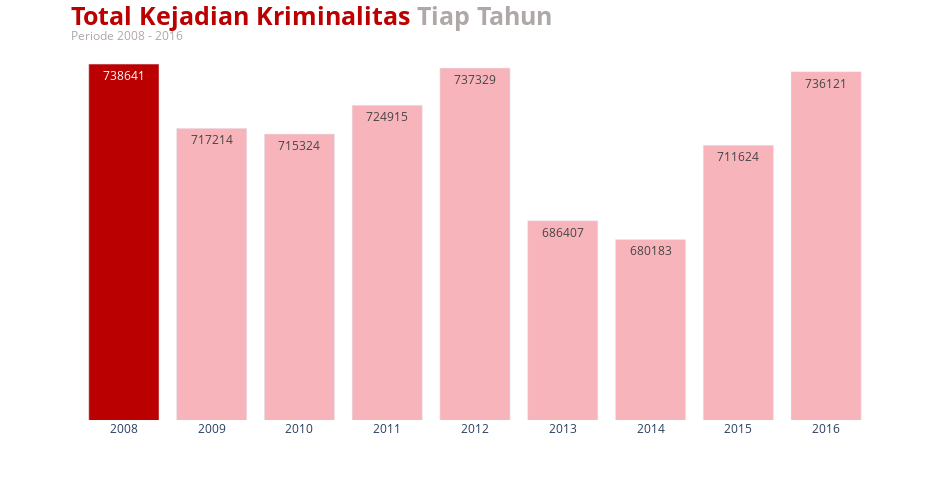

The cell this chart's notebook holds for it:
### Code cell
import plotly.express as px
import plotly.graph_objects as go
from plotly.subplots import make_subplots

fig = px.bar(
    total_crime_per_year,
    x = 'year',
    y = 'total_crime',
    orientation = 'v',
    text_auto = True,
    hover_data = ['presentase']
)

fig.update_layout(
    width = 950,
    height = 500,
    xaxis_title = '',
    yaxis_title = '',
    showlegend = False,
    plot_bgcolor = 'rgba(0, 0, 0, 0)',
    title = dict(
        text = '<b><span style="color:#BA0001">Total Kejadian Kriminalitas</span> Tiap Tahun</b><br><sup><sup>Periode 2008 - 2016</sup></sup>',
        font = dict(
            size = 25,
            color = '#B0A7A7'
        ),
        y = 0.95,
        x = 0.075
    )
)

fig.update_yaxes(
    showticklabels = False,
    range = [620000, 740000], 
    automargin = True
)

fig.update_traces(
    marker_color = total_crime_per_year['color'].tolist(),
    texttemplate='%{y:.0f}',
    textposition = 'inside',
    hovertemplate = '<b>%{label}</b><br>Total Crime = %{value:.0f}<br>Growth YtD = %{customdata[0]}'
)

fig.show()

### Figure 1 — Plotly figure (JSON) as saved in the notebook; plotly's stock layout.template omitted (floating-point values rounded to 4 significant figures)
{"data": [{"alignmentgroup": "True", "customdata": [["nan%"], ["-2.90%"], ["-0.26%"], ["1.34%"], ["1.71%"], ["-6.91%"], ["-0.91%"], ["4.62%"], ["3.44%"]], "hovertemplate": "<b>%{label}</b><br>Total Crime = %{value:.0f}<br>Growth YtD = %{customdata[0]}", "legendgroup": "", "marker": {"color": ["#BA0001", "#F7B4BB", "#F7B4BB", "#F7B4BB", "#F7B4BB", "#F7B4BB", "#F7B4BB", "#F7B4BB", "#F7B4BB"], "pattern": {"shape": ""}}, "name": "", "offsetgroup": "", "orientation": "v", "showlegend": false, "textposition": "inside", "texttemplate": "%{y:.0f}", "type": "bar", "x": ["2008", "2009", "2010", "2011", "2012", "2013", "2014", "2015", "2016"], "xaxis": "x", "y": [738641, 717214, 715324, 724915, 737329, 686407, 680183, 711624, 736121], "yaxis": "y"}], "layout": {"barmode": "relative", "height": 500, "legend": {"tracegroupgap": 0}, "margin": {"t": 60}, "plot_bgcolor": "rgba(0, 0, 0, 0)", "showlegend": false, "title": {"font": {"color": "#B0A7A7", "size": 25}, "text": "<b><span style=\"color:#BA0001\">Total Kejadian Kriminalitas</span> Tiap Tahun</b><br><sup><sup>Periode 2008 - 2016</sup></sup>", "x": 0.075, "y": 0.95}, "width": 950, "xaxis": {"anchor": "y", "domain": [0, 1], "title": {"text": ""}}, "yaxis": {"anchor": "x", "automargin": true, "domain": [0, 1], "range": [620000, 740000], "showticklabels": false, "title": {"text": ""}}}}
